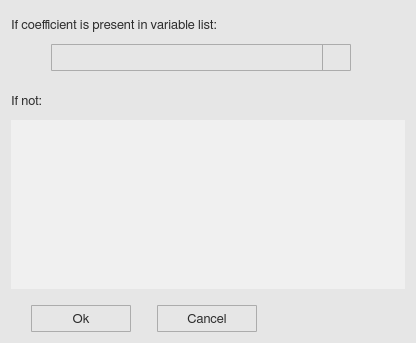
<?xml version="1.0" encoding="UTF-8"?>
<ui version="4.0">
 <class>coefWindow</class>
 <widget class="QWidget" name="coefWindow">
  <property name="geometry">
   <rect>
    <x>0</x>
    <y>0</y>
    <width>416</width>
    <height>343</height>
   </rect>
  </property>
  <property name="minimumSize">
   <size>
    <width>0</width>
    <height>0</height>
   </size>
  </property>
  <property name="maximumSize">
   <size>
    <width>16777215</width>
    <height>16777215</height>
   </size>
  </property>
  <property name="font">
   <font>
    <family>FreeSans</family>
    <pointsize>10</pointsize>
    <stylestrategy>PreferAntialias</stylestrategy>
    <kerning>true</kerning>
   </font>
  </property>
  <property name="windowTitle">
   <string>Coefficient</string>
  </property>
  <property name="windowIcon">
   <iconset>
    <normaloff>icons/info_popup_icon.svg</normaloff>icons/info_popup_icon.svg</iconset>
  </property>
  <property name="styleSheet">
   <string notr="true">QWidget {
	background-color: rgb(230,230,230);
}

QComboBox {
	border: 1px solid #acacac;
    border-radius: 1px;
	padding-left: 5px;
    background-color: qlineargradient(x1: 0, y1: 0, x2: 0, y2: 1, 
								stop: 0 #f0f0f0, stop: 1 #e5e5e5);
    color: rgb(45,45,45);
}

QComboBox:disabled {
	background-color:  rgb(200,200,200);
}

QComboBox:hover {
	border: 1px solid #7eb4ea;
    border-radius: 1px;
	background-color: qlineargradient(x1: 0, y1: 0, x2: 0, y2: 1, 
								stop: 0 #ecf4fc, stop: 1 #dcecfc);
}

QComboBox::drop-down {
	subcontrol-origin: padding;
	subcontrol-position: top right;
	width: 27px;
    border-left-width: 1px;
	border-left-color: darkgray;
	border-left-style: solid;
	border-top-right-radius: 3px;
	border-bottom-right-radius: 3px;
}

QComboBox::down-arrow {
	image: url(icons/down_arrow_icon.svg); 
	width: 16px;
	height: 16px
}

QComboBox QAbstractItemView {
	selection-background-color: rgb(200,200,200);
	selection-color: black;
	background: #f0f0f0;
	border: 0px solid #f0f0f0;
}

QComboBox QAbstractItemView::item {
	margin: 5px 5px 5px 5px;
}

QScrollBar:vertical {
  border: 1px solid white;
  background-color: rgb(240, 240, 240);
  width: 20px;
  margin: 21px 0px 21px 0px;
}

QScrollBar:horizontal {
  border: 1px solid white;
  background-color: rgb(240, 240, 240);
  height: 20px;
  margin: 0px 21px 0px 21px;
}

QScrollBar::handle:vertical {
  background-color: rgb(205, 205, 205);
  min-height: 25px;
}

QScrollBar:handle:vertical:hover {
  background-color: rgb(166, 166, 166);
}

QScrollBar:handle:vertical:pressed {
  background-color: rgb(96, 96, 96);
}

QScrollBar::handle:horizontal {
  background-color: rgb(205, 205, 205);
  min-width: 25px;
}

QScrollBar:handle:horizontal:hover {
  background-color: rgb(166, 166, 166);
}

QScrollBar:handle:horizontal:pressed {
  background-color: rgb(96, 96, 96);
}

QScrollBar::add-line:vertical {
  border-top: 1px solid rgb(240,240,240);
  border-left: 1px solid white;
  border-right: 1px solid white;
  border-bottom: 1px solid white;
  background-color: rgb(240, 240, 240);
  height: 20px;
  subcontrol-position: bottom;
  subcontrol-origin: margin;
}

QScrollBar::add-line:vertical:hover {
  background-color: rgb(218, 218, 218);
}

QScrollBar::add-line:vertical:pressed {
  background-color: rgb(96, 96, 96);
}

QScrollBar::sub-line:vertical {
  border-top: 1px solid white;
  border-left: 1px solid white;
  border-right: 1px solid white;
  border-bottom: 1px solid rgb(240,240,240);
  background-color: rgb(240, 240, 240);
  height: 20px;
  subcontrol-position: top;
  subcontrol-origin: margin;
}

QScrollBar::sub-line:vertical:hover {
  background-color: rgb(218, 218, 218);
}

QScrollBar::sub-line:vertical:pressed {
  background-color: rgb(96, 96, 96);
}

QScrollBar::up-arrow:vertical {
  image: url(icons/up_arrow_icon.svg); 
  width: 16px;
  height: 16px;
}

QScrollBar::up-arrow:vertical:pressed {
  right: -1px;
  bottom: -1px;
}

QScrollBar::down-arrow:vertical {
  image: url(icons/down_arrow_icon.svg); 
  width: 16px;
  height: 16px;
}

QScrollBar::down-arrow:vertical:pressed {
  right: -1px;
  bottom: -1px;
}

QScrollBar::add-line:horizontal {
  border-top: 1px solid white;
  border-left: 1px solid rgb(240,240,240);
  border-right: 1px solid white;
  border-bottom: 1px solid white;
  background-color: rgb(240, 240, 240);
  width: 20px;
  subcontrol-position: right;
  subcontrol-origin: margin;
}

QScrollBar::add-line:horizontal:hover {
  background-color: rgb(218, 218, 218);
}

QScrollBar::add-line:horizontal:pressed {
  background-color: rgb(96, 96, 96);
}

QScrollBar::sub-line:horizontal {
  border-top: 1px solid white;
  border-left: 1px solid white;
  border-right: 1px solid rgb(240,240,240);
  border-bottom: 1px solid white;
  background-color: rgb(240, 240, 240);
  width: 20px;
  subcontrol-position: left;
  subcontrol-origin: margin;
}

QScrollBar::sub-line:horizontal:hover {
  background-color: rgb(218, 218, 218);
}

QScrollBar::sub-line:horizontal:pressed {
  background-color: rgb(96, 96, 96);
}

QScrollBar::left-arrow:horizontal {
  image: url(icons/left_arrow_icon.svg); 
  width: 16px;
  height: 16px;
}

QScrollBar::left-arrow:horizontal:pressed {
  right: -1px;
  bottom: -1px;
}

QScrollBar::right-arrow:horizontal {
  image: url(icons/right_arrow_icon.svg); 
  width: 16px;
  height: 16px;
}

QScrollBar::right-arrow:horizontal:pressed {
  right: -1px;
  bottom: -1px;
}</string>
  </property>
  <layout class="QGridLayout" name="gridLayout">
   <item row="0" column="0" colspan="2">
    <layout class="QHBoxLayout" name="horizontalLayout">
     <item>
      <widget class="QLabel" name="label_1">
       <property name="minimumSize">
        <size>
         <width>0</width>
         <height>27</height>
        </size>
       </property>
       <property name="maximumSize">
        <size>
         <width>16777215</width>
         <height>27</height>
        </size>
       </property>
       <property name="font">
        <font>
         <family>FreeSans</family>
         <pointsize>10</pointsize>
         <stylestrategy>PreferAntialias</stylestrategy>
         <kerning>true</kerning>
        </font>
       </property>
       <property name="styleSheet">
        <string notr="true">QLabel {
	color: rgb(45,45,45);
}</string>
       </property>
       <property name="text">
        <string>If coefficient is present in variable list:</string>
       </property>
       <property name="alignment">
        <set>Qt::AlignLeading|Qt::AlignLeft|Qt::AlignVCenter</set>
       </property>
      </widget>
     </item>
     <item>
      <spacer name="horizontalSpacer_2">
       <property name="orientation">
        <enum>Qt::Horizontal</enum>
       </property>
       <property name="sizeHint" stdset="0">
        <size>
         <width>40</width>
         <height>20</height>
        </size>
       </property>
      </spacer>
     </item>
    </layout>
   </item>
   <item row="1" column="0" colspan="2">
    <layout class="QHBoxLayout" name="horizontalLayout_3">
     <item>
      <spacer name="horizontalSpacer">
       <property name="orientation">
        <enum>Qt::Horizontal</enum>
       </property>
       <property name="sizeType">
        <enum>QSizePolicy::Fixed</enum>
       </property>
       <property name="sizeHint" stdset="0">
        <size>
         <width>40</width>
         <height>20</height>
        </size>
       </property>
      </spacer>
     </item>
     <item>
      <widget class="QComboBox" name="combobox">
       <property name="minimumSize">
        <size>
         <width>300</width>
         <height>27</height>
        </size>
       </property>
       <property name="maximumSize">
        <size>
         <width>300</width>
         <height>27</height>
        </size>
       </property>
       <property name="font">
        <font>
         <family>FreeSans</family>
         <pointsize>9</pointsize>
         <stylestrategy>PreferAntialias</stylestrategy>
         <kerning>true</kerning>
        </font>
       </property>
       <property name="styleSheet">
        <string notr="true">QComboBox {
	border: 1px solid #acacac;
    border-radius: 1px;
	padding-left: 5px;
    background-color: qlineargradient(x1: 0, y1: 0, x2: 0, y2: 1, 
								stop: 0 #f0f0f0, stop: 1 #e5e5e5);
    color: rgb(45,45,45);
}

QComboBox:disabled {
	background-color:  rgb(200,200,200);
}

QComboBox:hover {
	border: 1px solid #7eb4ea;
    border-radius: 1px;
	background-color: qlineargradient(x1: 0, y1: 0, x2: 0, y2: 1, 
								stop: 0 #ecf4fc, stop: 1 #dcecfc);
}

QComboBox::drop-down {
	subcontrol-origin: padding;
	subcontrol-position: top right;
	width: 27px;
    border-left-width: 1px;
	border-left-color: darkgray;
	border-left-style: solid;
	border-top-right-radius: 3px;
	border-bottom-right-radius: 3px;
}

QComboBox::down-arrow {
	image: url(icons/down_arrow_icon.svg); 
	width: 16px;
	height: 16px
}

QComboBox QAbstractItemView {
	selection-background-color: rgb(200,200,200);
	selection-color: black;
	background: #f0f0f0;
	border: 0px solid #f0f0f0;
}

QComboBox QAbstractItemView::item {
	margin: 5px 5px 5px 5px;
}</string>
       </property>
       <property name="frame">
        <bool>false</bool>
       </property>
      </widget>
     </item>
     <item>
      <spacer name="horizontalSpacer_6">
       <property name="orientation">
        <enum>Qt::Horizontal</enum>
       </property>
       <property name="sizeHint" stdset="0">
        <size>
         <width>40</width>
         <height>20</height>
        </size>
       </property>
      </spacer>
     </item>
    </layout>
   </item>
   <item row="2" column="0">
    <spacer name="verticalSpacer">
     <property name="orientation">
      <enum>Qt::Vertical</enum>
     </property>
     <property name="sizeType">
      <enum>QSizePolicy::Fixed</enum>
     </property>
     <property name="sizeHint" stdset="0">
      <size>
       <width>20</width>
       <height>10</height>
      </size>
     </property>
    </spacer>
   </item>
   <item row="3" column="0" colspan="2">
    <layout class="QHBoxLayout" name="horizontalLayout_4">
     <item>
      <widget class="QLabel" name="label_2">
       <property name="minimumSize">
        <size>
         <width>0</width>
         <height>27</height>
        </size>
       </property>
       <property name="maximumSize">
        <size>
         <width>16777215</width>
         <height>27</height>
        </size>
       </property>
       <property name="font">
        <font>
         <family>FreeSans</family>
         <pointsize>10</pointsize>
         <stylestrategy>PreferAntialias</stylestrategy>
         <kerning>true</kerning>
        </font>
       </property>
       <property name="styleSheet">
        <string notr="true">QLabel {
	color: rgb(45,45,45);
}</string>
       </property>
       <property name="text">
        <string>If not:</string>
       </property>
       <property name="alignment">
        <set>Qt::AlignLeading|Qt::AlignLeft|Qt::AlignVCenter</set>
       </property>
      </widget>
     </item>
     <item>
      <spacer name="horizontalSpacer_7">
       <property name="orientation">
        <enum>Qt::Horizontal</enum>
       </property>
       <property name="sizeHint" stdset="0">
        <size>
         <width>40</width>
         <height>20</height>
        </size>
       </property>
      </spacer>
     </item>
    </layout>
   </item>
   <item row="4" column="0" colspan="2">
    <widget class="QTableWidget" name="table">
     <property name="minimumSize">
      <size>
       <width>0</width>
       <height>0</height>
      </size>
     </property>
     <property name="maximumSize">
      <size>
       <width>16777215</width>
       <height>16777215</height>
      </size>
     </property>
     <property name="font">
      <font>
       <family>FreeSans</family>
       <pointsize>9</pointsize>
       <weight>50</weight>
       <bold>false</bold>
       <stylestrategy>PreferAntialias</stylestrategy>
       <kerning>true</kerning>
      </font>
     </property>
     <property name="focusPolicy">
      <enum>Qt::NoFocus</enum>
     </property>
     <property name="styleSheet">
      <string notr="true">QTableWidget {
    background-color: rgb(240,240,240);
    color: rgb(45,45,45);
}

QScrollBar:vertical {
  border: 1px solid white;
  background-color: rgb(240, 240, 240);
  width: 20px;
  margin: 21px 0px 21px 0px;
}

QScrollBar:horizontal {
  border: 1px solid white;
  background-color: rgb(240, 240, 240);
  height: 20px;
  margin: 0px 21px 0px 21px;
}

QScrollBar::handle:vertical {
  background-color: rgb(205, 205, 205);
  min-height: 25px;
}

QScrollBar:handle:vertical:hover {
  background-color: rgb(166, 166, 166);
}

QScrollBar:handle:vertical:pressed {
  background-color: rgb(96, 96, 96);
}

QScrollBar::handle:horizontal {
  background-color: rgb(205, 205, 205);
  min-width: 25px;
}

QScrollBar:handle:horizontal:hover {
  background-color: rgb(166, 166, 166);
}

QScrollBar:handle:horizontal:pressed {
  background-color: rgb(96, 96, 96);
}

QScrollBar::add-line:vertical {
  border-top: 1px solid rgb(240,240,240);
  border-left: 1px solid white;
  border-right: 1px solid white;
  border-bottom: 1px solid white;
  background-color: rgb(240, 240, 240);
  height: 20px;
  subcontrol-position: bottom;
  subcontrol-origin: margin;
}

QScrollBar::add-line:vertical:hover {
  background-color: rgb(218, 218, 218);
}

QScrollBar::add-line:vertical:pressed {
  background-color: rgb(96, 96, 96);
}

QScrollBar::sub-line:vertical {
  border-top: 1px solid white;
  border-left: 1px solid white;
  border-right: 1px solid white;
  border-bottom: 1px solid rgb(240,240,240);
  background-color: rgb(240, 240, 240);
  height: 20px;
  subcontrol-position: top;
  subcontrol-origin: margin;
}

QScrollBar::sub-line:vertical:hover {
  background-color: rgb(218, 218, 218);
}

QScrollBar::sub-line:vertical:pressed {
  background-color: rgb(96, 96, 96);
}

QScrollBar::up-arrow:vertical {
  image: url(icons/up_arrow_icon.svg); 
  width: 16px;
  height: 16px;
}

QScrollBar::up-arrow:vertical:pressed {
  right: -1px;
  bottom: -1px;
}

QScrollBar::down-arrow:vertical {
  image: url(icons/down_arrow_icon.svg); 
  width: 16px;
  height: 16px;
}

QScrollBar::down-arrow:vertical:pressed {
  right: -1px;
  bottom: -1px;
}

QScrollBar::add-line:horizontal {
  border-top: 1px solid white;
  border-left: 1px solid rgb(240,240,240);
  border-right: 1px solid white;
  border-bottom: 1px solid white;
  background-color: rgb(240, 240, 240);
  width: 20px;
  subcontrol-position: right;
  subcontrol-origin: margin;
}

QScrollBar::add-line:horizontal:hover {
  background-color: rgb(218, 218, 218);
}

QScrollBar::add-line:horizontal:pressed {
  background-color: rgb(96, 96, 96);
}

QScrollBar::sub-line:horizontal {
  border-top: 1px solid white;
  border-left: 1px solid white;
  border-right: 1px solid rgb(240,240,240);
  border-bottom: 1px solid white;
  background-color: rgb(240, 240, 240);
  width: 20px;
  subcontrol-position: left;
  subcontrol-origin: margin;
}

QScrollBar::sub-line:horizontal:hover {
  background-color: rgb(218, 218, 218);
}

QScrollBar::sub-line:horizontal:pressed {
  background-color: rgb(96, 96, 96);
}

QScrollBar::left-arrow:horizontal {
  image: url(icons/left_arrow_icon.svg); 
  width: 16px;
  height: 16px;
}

QScrollBar::left-arrow:horizontal:pressed {
  right: -1px;
  bottom: -1px;
}

QScrollBar::right-arrow:horizontal {
  image: url(icons/right_arrow_icon.svg); 
  width: 16px;
  height: 16px;
}

QScrollBar::right-arrow:horizontal:pressed {
  right: -1px;
  bottom: -1px;
}</string>
     </property>
     <property name="frameShape">
      <enum>QFrame::NoFrame</enum>
     </property>
     <property name="gridStyle">
      <enum>Qt::SolidLine</enum>
     </property>
     <attribute name="horizontalHeaderVisible">
      <bool>false</bool>
     </attribute>
     <attribute name="horizontalHeaderDefaultSectionSize">
      <number>60</number>
     </attribute>
     <attribute name="horizontalHeaderHighlightSections">
      <bool>false</bool>
     </attribute>
     <attribute name="horizontalHeaderMinimumSectionSize">
      <number>60</number>
     </attribute>
     <attribute name="verticalHeaderVisible">
      <bool>false</bool>
     </attribute>
     <attribute name="verticalHeaderDefaultSectionSize">
      <number>30</number>
     </attribute>
     <attribute name="verticalHeaderHighlightSections">
      <bool>false</bool>
     </attribute>
     <attribute name="verticalHeaderMinimumSectionSize">
      <number>30</number>
     </attribute>
    </widget>
   </item>
   <item row="5" column="1">
    <spacer name="verticalSpacer_2">
     <property name="orientation">
      <enum>Qt::Vertical</enum>
     </property>
     <property name="sizeType">
      <enum>QSizePolicy::Fixed</enum>
     </property>
     <property name="sizeHint" stdset="0">
      <size>
       <width>20</width>
       <height>10</height>
      </size>
     </property>
    </spacer>
   </item>
   <item row="6" column="0" colspan="2">
    <layout class="QHBoxLayout" name="horizontalLayout_2">
     <item>
      <spacer name="horizontalSpacer_3">
       <property name="orientation">
        <enum>Qt::Horizontal</enum>
       </property>
       <property name="sizeType">
        <enum>QSizePolicy::Fixed</enum>
       </property>
       <property name="sizeHint" stdset="0">
        <size>
         <width>20</width>
         <height>20</height>
        </size>
       </property>
      </spacer>
     </item>
     <item>
      <widget class="QToolButton" name="ok_button">
       <property name="minimumSize">
        <size>
         <width>100</width>
         <height>27</height>
        </size>
       </property>
       <property name="maximumSize">
        <size>
         <width>100</width>
         <height>27</height>
        </size>
       </property>
       <property name="font">
        <font>
         <family>FreeSans</family>
         <pointsize>10</pointsize>
         <stylestrategy>PreferAntialias</stylestrategy>
         <kerning>true</kerning>
        </font>
       </property>
       <property name="styleSheet">
        <string notr="true">QToolButton {
    border: 1px solid #acacac;
    border-radius: 1px;
    background-color: qlineargradient(x1: 0, y1: 0, x2: 0, y2: 1, 
								stop: 0 #f0f0f0, stop: 1 #e5e5e5);
	color: rgb(45,45,45)
}

QToolButton:hover {
	border: 1px solid #7eb4ea;
    border-radius: 1px;
	background-color: qlineargradient(x1: 0, y1: 0, x2: 0, y2: 1, 
								stop: 0 #ecf4fc, stop: 1 #dcecfc);
}


QToolButton:pressed {
	border: 1px solid #579de5;
    border-radius: 1px;
    background-color: qlineargradient(x1: 0, y1: 0, x2: 0, y2: 1,
                                      stop: 0 #daecfc, stop: 1 #c4e0fc);
}</string>
       </property>
       <property name="text">
        <string>Ok</string>
       </property>
      </widget>
     </item>
     <item>
      <spacer name="horizontalSpacer_5">
       <property name="orientation">
        <enum>Qt::Horizontal</enum>
       </property>
       <property name="sizeType">
        <enum>QSizePolicy::Fixed</enum>
       </property>
       <property name="sizeHint" stdset="0">
        <size>
         <width>20</width>
         <height>20</height>
        </size>
       </property>
      </spacer>
     </item>
     <item>
      <widget class="QToolButton" name="cancel_button">
       <property name="minimumSize">
        <size>
         <width>100</width>
         <height>27</height>
        </size>
       </property>
       <property name="maximumSize">
        <size>
         <width>100</width>
         <height>27</height>
        </size>
       </property>
       <property name="font">
        <font>
         <family>FreeSans</family>
         <pointsize>10</pointsize>
         <stylestrategy>PreferAntialias</stylestrategy>
         <kerning>true</kerning>
        </font>
       </property>
       <property name="styleSheet">
        <string notr="true">QToolButton {
    border: 1px solid #acacac;
    border-radius: 1px;
    background-color: qlineargradient(x1: 0, y1: 0, x2: 0, y2: 1, 
								stop: 0 #f0f0f0, stop: 1 #e5e5e5);
	color: rgb(45,45,45)
}

QToolButton:hover {
	border: 1px solid #7eb4ea;
    border-radius: 1px;
	background-color: qlineargradient(x1: 0, y1: 0, x2: 0, y2: 1, 
								stop: 0 #ecf4fc, stop: 1 #dcecfc);
}


QToolButton:pressed {
	border: 1px solid #579de5;
    border-radius: 1px;
    background-color: qlineargradient(x1: 0, y1: 0, x2: 0, y2: 1,
                                      stop: 0 #daecfc, stop: 1 #c4e0fc);
}</string>
       </property>
       <property name="text">
        <string>Cancel</string>
       </property>
      </widget>
     </item>
     <item>
      <spacer name="horizontalSpacer_4">
       <property name="orientation">
        <enum>Qt::Horizontal</enum>
       </property>
       <property name="sizeHint" stdset="0">
        <size>
         <width>40</width>
         <height>20</height>
        </size>
       </property>
      </spacer>
     </item>
    </layout>
   </item>
  </layout>
 </widget>
 <resources/>
 <connections/>
</ui>
